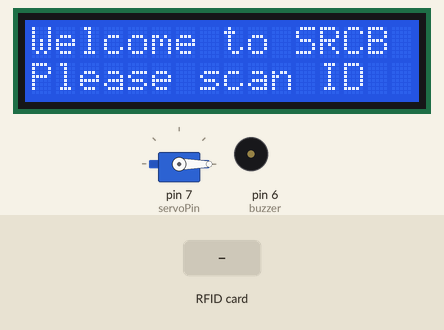
A sketch run on a simulated Arduino Uno, built with avr-gcc and run on an emulated ATmega328P. On the bench: servo, 16×2 character LCD, buzzer (waves = sounding, pin HIGH). The test bench sets the inputs (shaded band). Pins used as bus, display or sensor lines are not drawn.

Above: at 1.3 s.
1.4 s: RFID card 77 0A 32 25 held to the reader
At 3.8 s:
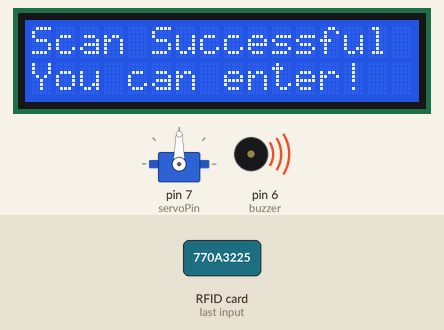
6.9 s: RFID card 5E 7A 19 C4 held to the reader
At 9.6 s:
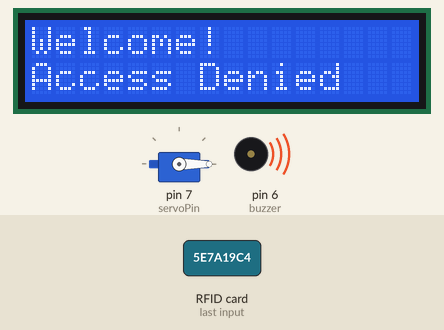
9.9 s: RFID card 35 9C 87 E0 held to the reader
At 16.8 s:
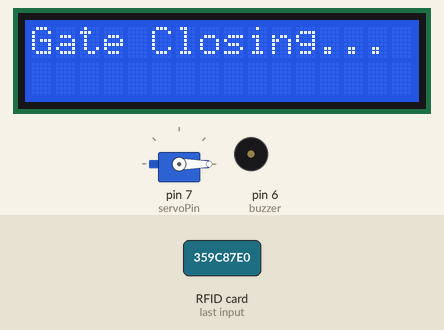
Timing chart, 0 to 18.3 s (numbered marks = the images above; inputs shaded):
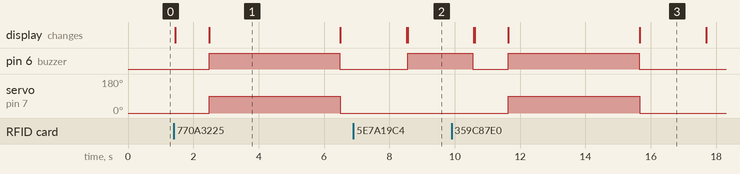

The sketch:

Automatic_Tollgate.ino
```cpp
#include <SPI.h>
#include <MFRC522.h>
#include <Servo.h>
#include <Wire.h>
#include <LiquidCrystal_I2C.h>

#define SS_PIN 10
#define RST_PIN 9
MFRC522 rfid(SS_PIN, RST_PIN);

Servo gateServo;
LiquidCrystal_I2C lcd(0x27, 16, 2);

#define buzzer 6
#define servoPin 7

// Registered RFID UIDs
byte alonaUID[] = {0x77, 0x0A, 0x32, 0x25};
byte jukenUID[] = {0x35, 0x9C, 0x87, 0xE0};

void showWelcome() {
  lcd.clear();
  lcd.setCursor(0, 0);
  lcd.print("Welcome to SRCB");
  lcd.setCursor(0, 1);
  lcd.print("Please scan ID");
}

boolean compareUID(byte *tagUID, byte *knownUID) {
  for (byte i = 0; i < 4; i++) {
    if (tagUID[i] != knownUID[i]) return false;
  }
  return true;
}

void setup() {
  Serial.begin(9600);
  SPI.begin();
  rfid.PCD_Init();

  pinMode(buzzer, OUTPUT);

  gateServo.attach(servoPin);
  gateServo.write(0);

  lcd.init();
  lcd.backlight();

  showWelcome();
}

void loop() {
  if (!rfid.PICC_IsNewCardPresent()) return;
  if (!rfid.PICC_ReadCardSerial()) return;

  lcd.clear();
  lcd.setCursor(0, 0);
  lcd.print("Welcome!");

  if (compareUID(rfid.uid.uidByte, alonaUID)) {
    lcd.setCursor(0, 1);
    lcd.print("Alona Abar");
    grantAccess();
  }
  else if (compareUID(rfid.uid.uidByte, jukenUID)) {
    lcd.setCursor(0, 1);
    lcd.print("Juken Tubal");
    grantAccess();
  }
  else {
    lcd.setCursor(0, 1);
    lcd.print("Access Denied");
    digitalWrite(buzzer, HIGH);
    delay(2000);
    digitalWrite(buzzer, LOW);
    showWelcome();
  }

  rfid.PICC_HaltA();
}

void grantAccess() {
  delay(1000);
  lcd.clear();
  lcd.setCursor(0, 0);
  lcd.print("Scan Successful");
  lcd.setCursor(0, 1);
  lcd.print("You can enter!");

  digitalWrite(buzzer, HIGH);
  gateServo.write(90);   // Open gate
  delay(4000);

  digitalWrite(buzzer, LOW);
  lcd.clear();
  lcd.setCursor(0, 0);
  lcd.print("Gate Closing...");
  gateServo.write(0);    // Close gate
  delay(2000);

  showWelcome();
}

//Added initial RFID and servo code
```

Measured:
- after the input at 1.4 s, pin 6 (buzzer): LOW → HIGH after 1.1 s, → LOW 4.0 s later; servo on pin 7 (servoPin): 0° → 90° after 1.1 s, → 0° 4.0 s later; the display: first changes after 0.05 s (image 1 shows a later state)
- after the input at 6.9 s, pin 6 (buzzer): LOW → HIGH after 1.7 s; the display: first differs from a run without the input after 1.7 s (image 2)
- after the input at 9.9 s, servo on pin 7 (servoPin): 0° → 90° after 1.7 s, → 0° 4.0 s later; the display: first differs from a run without the input after 0.71 s (image 3 shows a later state)
- what the display in image 1 shows lasts 4.0 s, from 2.5 s to 6.5 s
